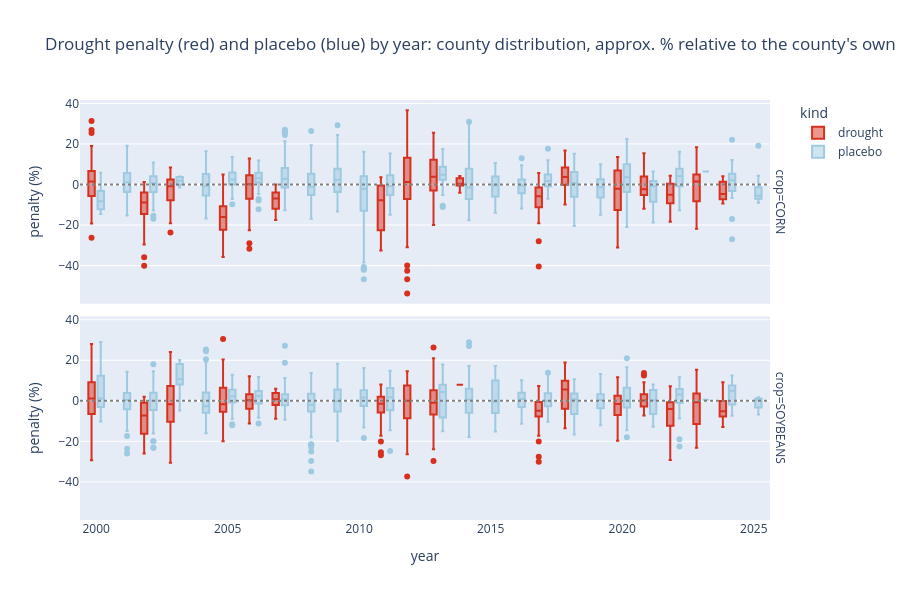

Write notebook code for a chart like this one.
### Code cell
fig = px.box(ia[ia[COL_PEN].notna()], x=COL_YEAR, y=COL_PEN, color=COL_KIND, facet_row=COL_CROP,
             color_discrete_map={"drought": "#d7301f", "placebo": "#9ecae1"},
             title="Drought penalty (red) and placebo (blue) by year: county distribution, approx. % relative to the county's own normal",
             labels={COL_PEN: "penalty (%)", COL_YEAR: "year"})
fig.add_hline(y=0, line_dash="dot", line_color="grey")
fig.update_layout(height=600)
fig.show()

### Figure 1 — Plotly figure (JSON) as saved in the notebook; plotly's stock layout.template omitted (floating-point values rounded to 4 significant figures; data arrays with more than 128 entries replaced by an {"elided": "..."} marker saying what was removed)
{"data": [{"alignmentgroup": "True", "hovertemplate": "kind=drought<br>crop=CORN<br>year=%{x}<br>penalty (%)=%{y}<extra></extra>", "legendgroup": "drought", "marker": {"color": "#d7301f"}, "name": "drought", "notched": false, "offsetgroup": "drought", "orientation": "v", "showlegend": true, "type": "box", "x": {"elided": "726 int values"}, "x0": " ", "xaxis": "x2", "y": {"elided": "726 float values"}, "y0": " ", "yaxis": "y2"}, {"alignmentgroup": "True", "hovertemplate": "kind=drought<br>crop=SOYBEANS<br>year=%{x}<br>penalty (%)=%{y}<extra></extra>", "legendgroup": "drought", "marker": {"color": "#d7301f"}, "name": "drought", "notched": false, "offsetgroup": "drought", "orientation": "v", "showlegend": false, "type": "box", "x": {"elided": "745 int values"}, "x0": " ", "xaxis": "x", "y": {"elided": "745 float values"}, "y0": " ", "yaxis": "y"}, {"alignmentgroup": "True", "hovertemplate": "kind=placebo<br>crop=CORN<br>year=%{x}<br>penalty (%)=%{y}<extra></extra>", "legendgroup": "placebo", "marker": {"color": "#9ecae1"}, "name": "placebo", "notched": false, "offsetgroup": "placebo", "orientation": "v", "showlegend": true, "type": "box", "x": {"elided": "1505 int values"}, "x0": " ", "xaxis": "x2", "y": {"elided": "1505 float values"}, "y0": " ", "yaxis": "y2"}, {"alignmentgroup": "True", "hovertemplate": "kind=placebo<br>crop=SOYBEANS<br>year=%{x}<br>penalty (%)=%{y}<extra></extra>", "legendgroup": "placebo", "marker": {"color": "#9ecae1"}, "name": "placebo", "notched": false, "offsetgroup": "placebo", "orientation": "v", "showlegend": false, "type": "box", "x": {"elided": "1384 int values"}, "x0": " ", "xaxis": "x", "y": {"elided": "1384 float values"}, "y0": " ", "yaxis": "y"}], "layout": {"annotations": [{"showarrow": false, "text": "crop=SOYBEANS", "textangle": 90, "x": 0.98, "xanchor": "left", "xref": "paper", "y": 0.2425, "yanchor": "middle", "yref": "paper"}, {"showarrow": false, "text": "crop=CORN", "textangle": 90, "x": 0.98, "xanchor": "left", "xref": "paper", "y": 0.7575, "yanchor": "middle", "yref": "paper"}], "boxmode": "group", "height": 600, "legend": {"title": {"text": "kind"}, "tracegroupgap": 0}, "shapes": [{"line": {"color": "grey", "dash": "dot"}, "type": "line", "x0": 0, "x1": 1, "xref": "x domain", "y0": 0, "y1": 0, "yref": "y"}, {"line": {"color": "grey", "dash": "dot"}, "type": "line", "x0": 0, "x1": 1, "xref": "x2 domain", "y0": 0, "y1": 0, "yref": "y2"}], "title": {"text": "Drought penalty (red) and placebo (blue) by year: county distribution, approx. % relative to the county's own normal"}, "xaxis": {"anchor": "y", "domain": [0.0, 0.98], "title": {"text": "year"}}, "xaxis2": {"anchor": "y2", "domain": [0.0, 0.98], "matches": "x", "showticklabels": false}, "yaxis": {"anchor": "x", "domain": [0.0, 0.485], "title": {"text": "penalty (%)"}}, "yaxis2": {"anchor": "x2", "domain": [0.515, 1.0], "matches": "y", "title": {"text": "penalty (%)"}}}}
